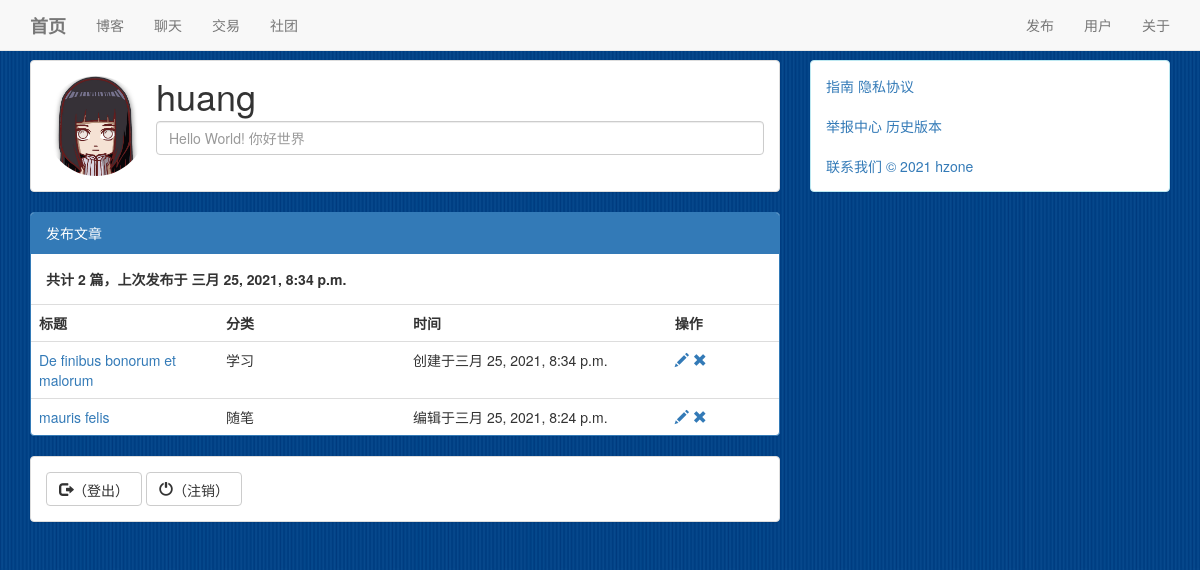
The app's page /user/1 (signed in), older data.
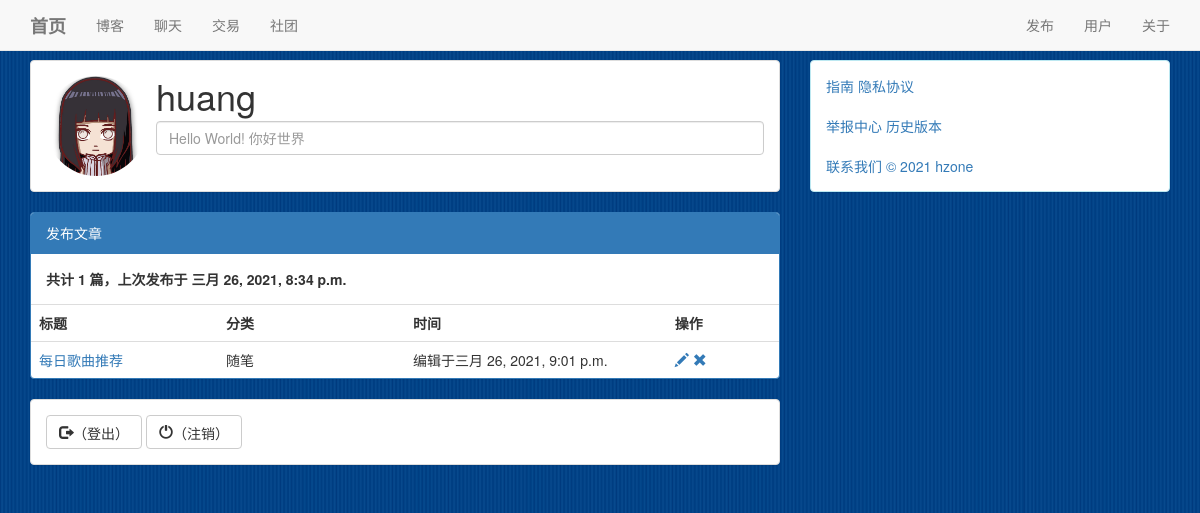
The same page, newer data.
### blog/models.py (models this page shows, shortened)
class Atc(Model):
    title = CharField(max_length=30)
    content = TextField()
    author = ForeignKey(User,on_delete = DO_NOTHING)
    create_time = DateTimeField(auto_now_add=True)
    update_time = DateTimeField(auto_now=True)
    type = ForeignKey(AtcType,on_delete = DO_NOTHING)
    class Meta:
        ordering=['-create_time']
        verbose_name = '文章'
        verbose_name_plural = '文章'

class AtcType(Model):
    name = CharField(max_length=20)
    def __str__(self):
        return self.name
    class Meta:
        verbose_name = '分类'
        verbose_name_plural = '分类'

### user/views.py (the view, shortened to what this page needs)
# urls.py: path('<int:pk>',Room.as_view()),
class Room(View):
    def get(self,request,pk):
        form = userForm()
        user = get_object_or_404(User,pk = pk)
        context = {
            'visitor' :request.user,
            'user' : user,
            'form' : form,
            'atcs' : Atc.objects.filter(author = user),
        }
        return render(request,'room.html',context)

### user/forms.py
class userForm(forms.Form):
    icon = forms.ImageField(label = '用户头像',required= False)
    motto = forms.CharField(label= '个性签名',required= False)

### user/models.py (called while the page is built)
    def __str__(self):
        return self.username

### user/templates/room.html (shortened to what this page needs)
{% extends 'base.html' %}
    {% load static %}
    {% block main %}
        <div class="panel panel-default">
            <div class="panel-body">
                <div class="media">
                    <div class="media-left media-middle">
                        <img id = 'icon' class="img-circle" src="/{{ user.icon }}" height="100px" width="100px">
                    </div>
                    <div class="media-body">
                        <h1 class="media-heading">{{ user }}</h1>
                        <form id='user_form' enctype="multipart/form-data" action="./{{ user.id }}" method="post">
                            <input type="text" name="motto" id="id_motto" placeholder = "{{ user.motto }}" class="form-control">
                        </form>
                    </div>
                </div>
            </div>
        </div>
        <div class="panel panel-primary">
            <div class="panel-heading">发布文章</div>
            <div class="panel-body">
                <strong>共计 {{ atcs.count }} 篇，上次发布于 {{ atcs.first.create_time }}</strong>
            </div>
            <table class="table">
                <tr>
                    <th style="width:25%">标题</th>
                    <th style="width:25%">分类</th>
                    <th style="width:35%">时间</th>
                    {% if user == visitor %}
                        <th style="width:15%">操作</th>
                    {% endif %}
                </tr>
                {% for atc in atcs %}
                    <tr>
                        <td><a href="/blog/{{atc.pk}}">{{ atc.title }}</a></td>
                        <td>{{ atc.type }}</td>
                        {% if atc.create_time == atc.update_time %}
                            <td>创建于{{ atc.create_time }}</td>
                        {% else %}
                            <td>编辑于{{ atc.update_time }}</td>
                        {% endif %}
                        {% if user == visitor %}
                            <th>
                                <a id='' href="/release/article/edit?pk={{ atc.pk }}">
                                    <span class="glyphicon glyphicon-pencil" aria-hidden="true"></span>
                                </a>
                                <a id='dele-atc' href="/release/article/delete?pk={{ atc.pk }}">
                                    <span class="glyphicon glyphicon-remove" aria-hidden="true"></span>
                                </a>
                            </th>
                        {% endif %}
                    </tr>
                {% endfor %}
            </table>
        </div>
        {% if user == visitor %}
            <div class="panel panel-default">
                <div class="panel-body">
                    <button  id='exit' type="button" class="btn btn-default" aria-label="Left Align">
                        <span class="glyphicon glyphicon-log-out" aria-hidden="true">（登出）</span>
                    </button>
                    <button type="button" class="btn btn-default" aria-label="Left Align">
                        <span class="glyphicon glyphicon-off" aria-hidden="true">（注销）</span>
                    </button>
                </div>
            </div>
        {% endif %}
    {% endblock %}

Row changes from the older to the newer data that the page shows:
removed Atc: first.create_time "三月 25, 2021, 8:34 p.m.", title "De finibus bonorum et malorum", type "学习", create_time "三月 25, 2021, 8:34 p.m."
removed Atc: title "mauris felis", type "随笔", update_time "三月 25, 2021, 8:24 p.m."
added Atc: first.create_time "三月 26, 2021, 8:34 p.m.", title "每日歌曲推荐", type "随笔", update_time "三月 26, 2021, 9:01 p.m."
Text that changed along with them:
{{ atcs.count }}: "2" → "1"
